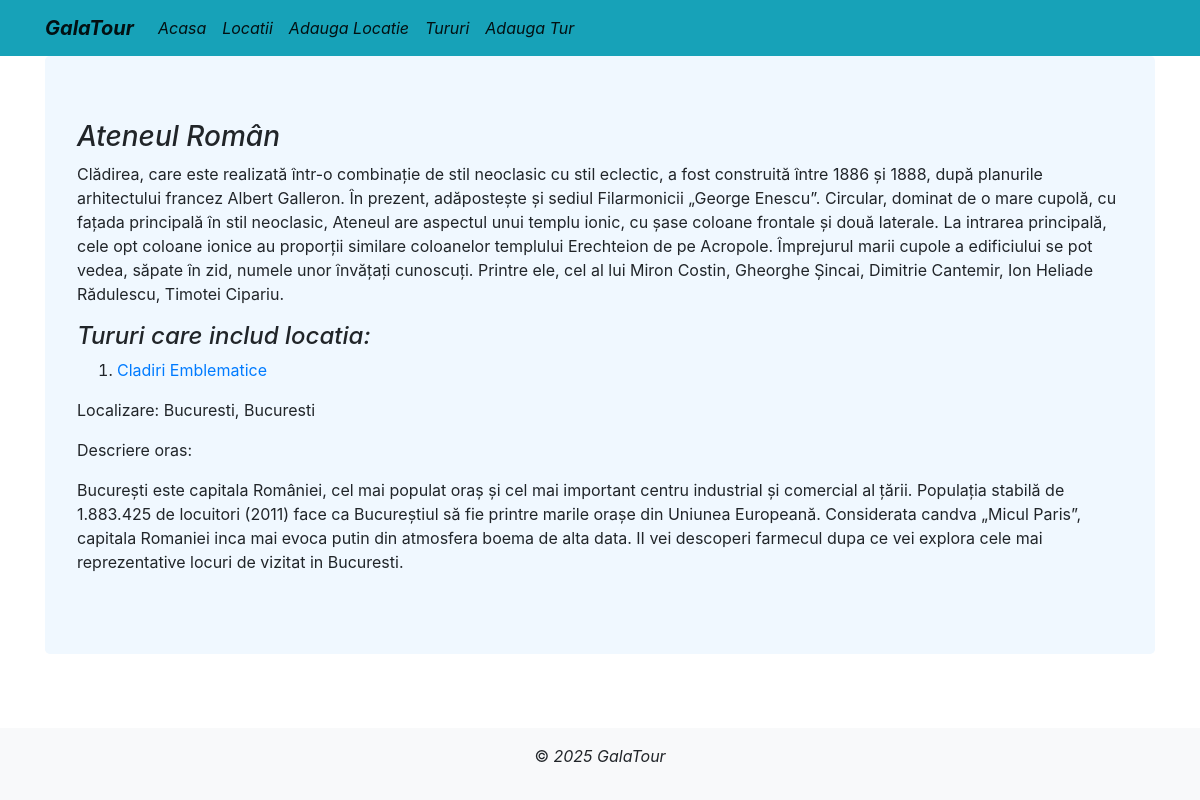
Page /locatii/2/ on the earlier database version.
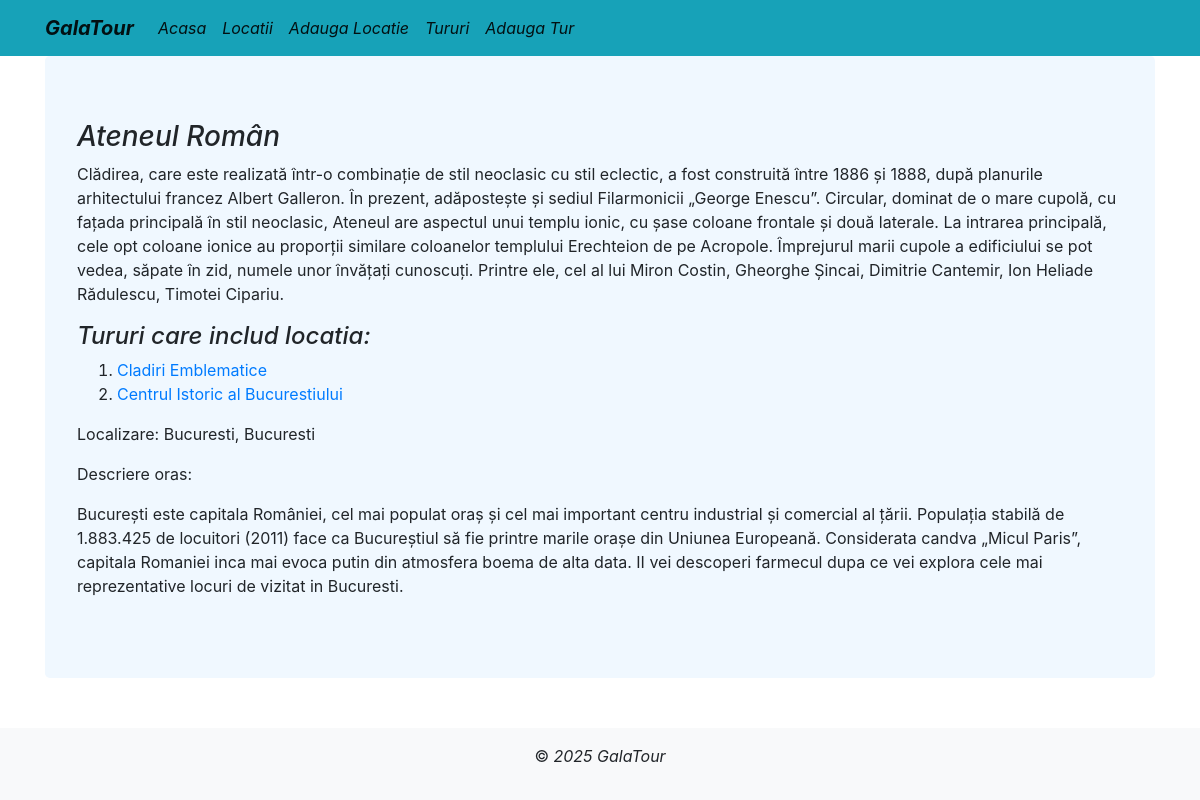
Same page on the later database version.
### locatii/models.py (models this page shows, shortened)
class Tur(models.Model):
    class Meta:
        verbose_name_plural = 'Tururi'
    OPTIUNI_TIP_TUR = [
            ('predefinit', 'Predefinit'),
            ('personalizat', 'Personalizat')
        ]
    nume = CharField(max_length=128, blank=True, null=True)
    descriere = TextField(blank=True, null=True)
    locatii = ManyToManyField(Locatie, related_name='tururi')
    type = CharField(max_length=40, choices=OPTIUNI_TIP_TUR, default='predefinit' )
    durata= CharField(max_length=128, blank=True, null=True)
    pret = CharField(max_length=256, blank=True, null=True)
    pachet = TextField(blank=True, null=True)
    imagine_tur = ImageField(upload_to='imagini', blank=True, null=True)

### locatii/views.py (the view)
# urls.py: path('locatii/<int:locatie_id>/', views.detalii_locatie, name='detalii_locatie'),
def detalii_locatie(request, locatie_id):
    locatie = get_object_or_404(Locatie, id=locatie_id)
    tururi=locatie.tururi.filter(type='predefinit')
    return render(request, 'detalii_locatie.html', {'locatie': locatie, 'tururi': tururi})

### locatii/templates/detalii_locatie.html (shortened to what this page needs)
<!DOCTYPE html>
<html lang="en">
<head>
</head>
<body>
    {% extends 'base.html' %}
    {% block content %}
    <h3><i>{{ locatie.nume }}</i></h3>
    <p>{{locatie.descriere}}</p>
    <h4><i> Tururi care includ locatia:</i></h4>
    <ol>
        {% for tur in tururi %}
        <li>
            <a href="{% url 'detalii_tur' tur.id %}">{{tur.nume}}</a>
        </li>
        {% endfor %}
    </ol>
    <p>Localizare: {{ locatie.oras.nume }}, {{ locatie.judet.nume }}</p>
    <p>Descriere oras:</p>
    <p>{{locatie.oras.descriere}}</p>
    {% endblock %}

Differences in the rows shown:
added Tur: nume "Centrul Istoric al Bucurestiului"
